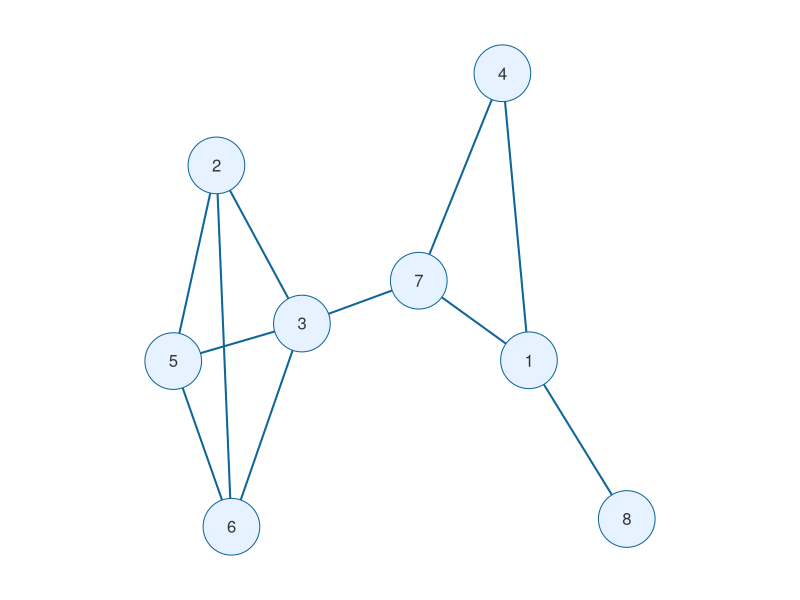
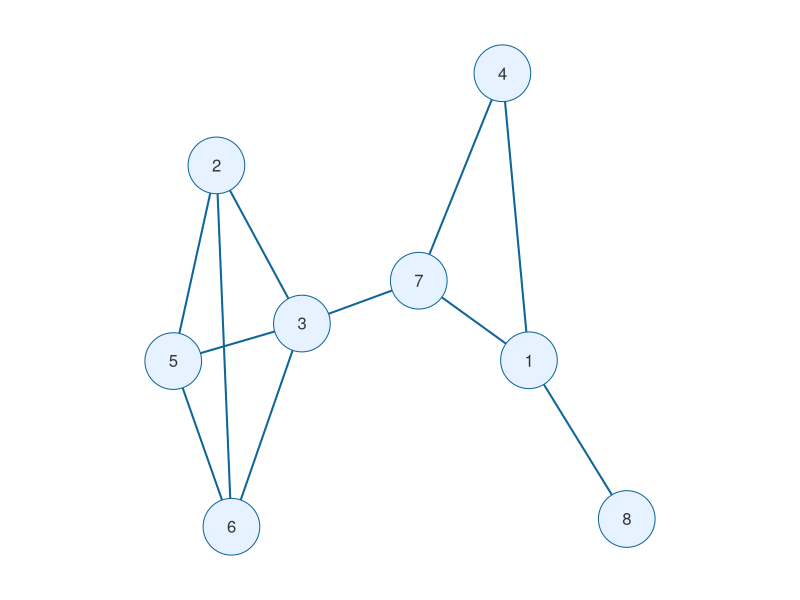
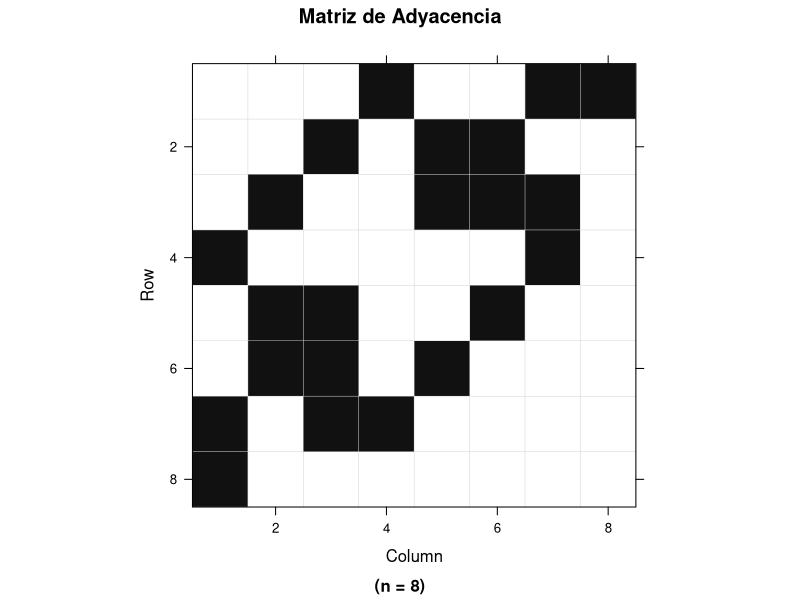
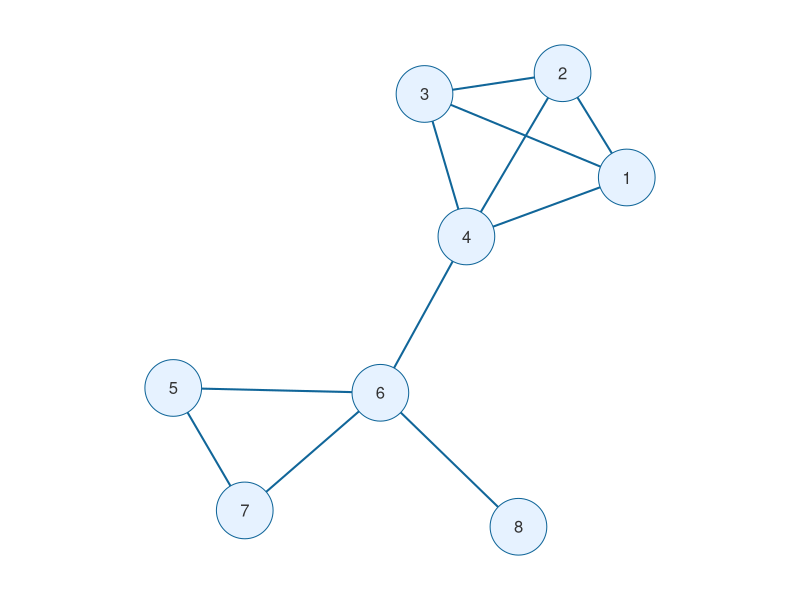
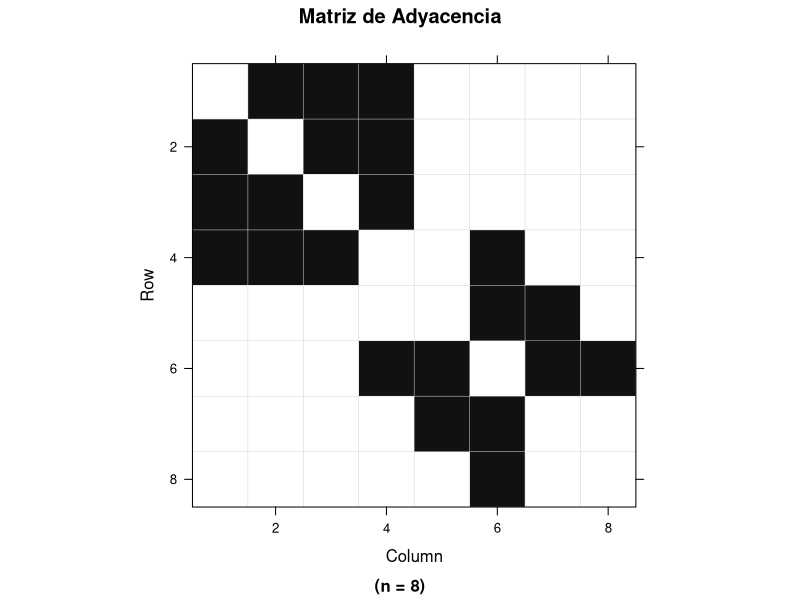
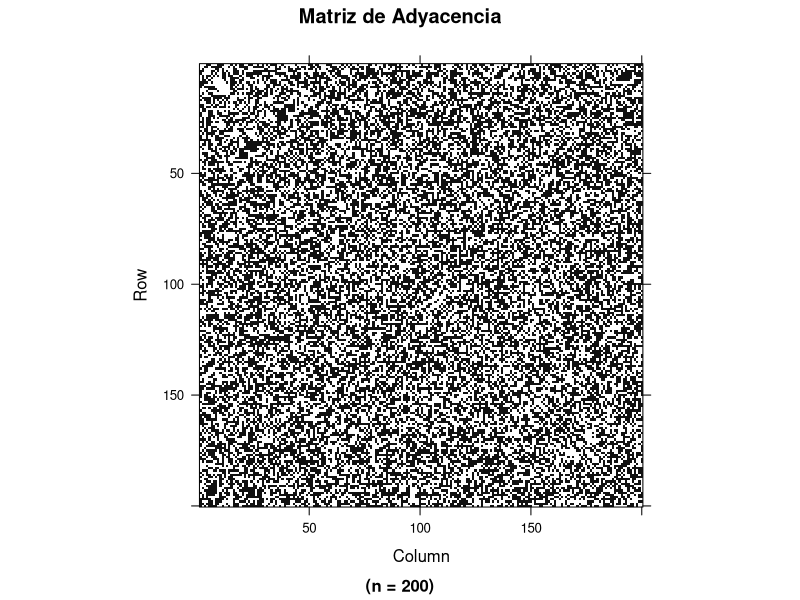
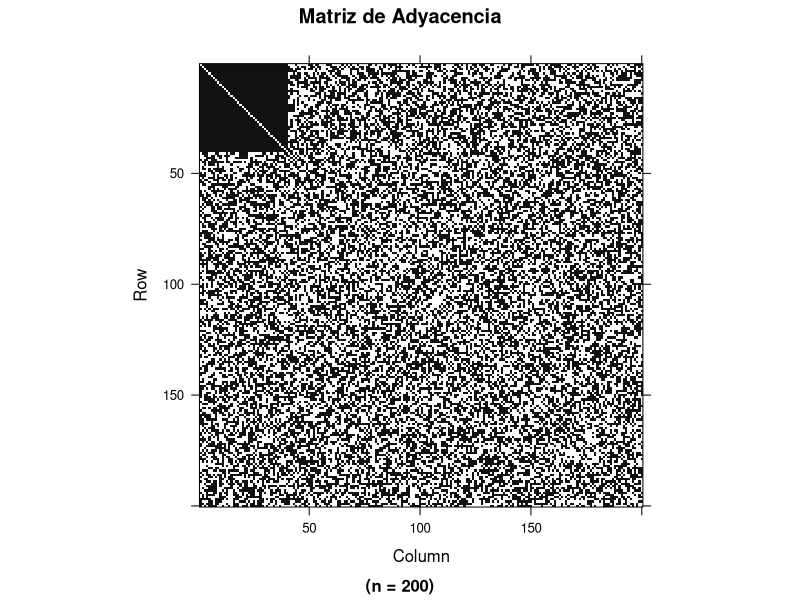
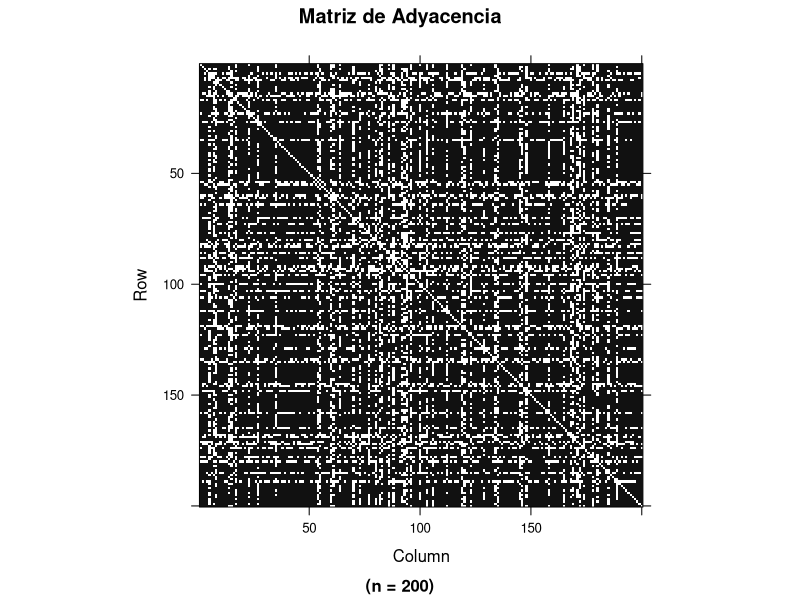

The R source for these figures, in order:
## ---- chunk 1
#| label: setup
#| include: false

library(igraph)
library(Matrix)
library(ggplot2)

CONEXIONES_CLIQUE_NO_ALEATORIO <- c(1,2, 1,3, 1,4, 2,3, 2,4, 3,4, 5,6, 4,6, 5,7, 6,7, 6,8)
CONEXIONES_CLIQUE_ALEATORIO <- c(2,5, 2,6, 2,3, 5,6, 3,5, 3,6, 3,7, 4,7, 1,7, 1,4, 1,8)

# Fachada para construir grafos
grafo <- function(conexiones) {
  
  g <- make_graph(conexiones, directed = FALSE)
  
  # Devolvemos el objeto 'g' de forma invisible 
  # para que puedas extraer la matriz de adyacencia después
  invisible(g)
}

imprimirGrafo <- function(grafo) {
  # Eliminar los márgenes base de R (Abajo, Izquierda, Arriba, Derecha)
  par(mar = c(0, 0, 0, 0))
  plot(
    grafo, 
    layout = layout_with_kk(g),
    vertex.color = "#e6f2ff",          
    vertex.frame.color = "#116699",    
    vertex.label.color = "#333",    
    vertex.label.family = "sans",    
    vertex.size = 25,                
    edge.color = "#116699",            
    edge.width = 2,
    # Reducir aún más el bounding box interno de igraph
    margin = .1
  )                  
}

adyacencia <- function(grafo) {
  as_adj(grafo, sparse = TRUE)
}

imprimirAdyacencia <- function(a) {
  nFilas <- nrow(a)
  img <- image(
    a,
    main = "Matriz de Adyacencia",
    sub = sprintf("(n = %d)", nFilas),
    #xlab = "Vértices",
    #ylab = "Vértices",
    
    # TRUE es mas rapido, pero invierte el eje "y" para matrices grandes
    # FALSE es mas lento, no invierte el eje, pero genera un efecto de aliasing
    useRaster = FALSE,
    
    aspect = "iso",
    
    # usando useRaster=FALSE, el color es interpolado y no 
    col.regions = c("#eeeeee", "#111111"),
    
    # Define los límites exactos de los intervalos de color
    # necesario para useRaster = FALSE
    at = c(-0.5, 0.5, 1.5),
  )

  # Agrego un latice a matrices "chicas"
  if (nFilas < 40) {
      img <- update(img, panel = function(x, y, z, ...) {
        lattice::panel.levelplot(x, y, z, ...)
        lattice::panel.abline(h = seq(0.5, nFilas + 0.5, by = 1), col = "#d3d3d3", lwd = 0.5)
        lattice::panel.abline(v = seq(0.5, nFilas + 0.5, by = 1), col = "#d3d3d3", lwd = 0.5)
      })
  }
    
  print(img)
}

grados <- function(grafo) {
  #calcula el número de aristas incidentes
  grados <- degree(grafo, mode = "all")
  return(grados)
}

imprimirDistribucionGrados <- function(grafo) {
  vector_grados <- grados(g)
  df_grados <- data.frame(Grado = vector_grados)
  ggplot(df_grados, aes(x = Grado)) +
    geom_bar(
      fill = "#116699",
      color = "white",
      width = 1
    ) +
    labs(
      title = "Distribución del Grado de los Vértices",
      x = "Grado (Número de conexiones)",
      y = "Frecuencia (Cantidad de vértices)"
    ) +
    theme_minimal() +
    theme(
      panel.grid.minor = element_blank()
    )
}

# Fabrica un vector de conexiones de un grafo aleatorio G(n, p=0.5) de Erdős-Rényi
conexiones <- function(n) {
  g <- igraph::sample_gnp(n = n, p = 0.5, directed = FALSE, loops = FALSE)
  
  # Extraer la lista de aristas como matriz (E x 2)
  # as_edgelist devuelve una matriz donde cada fila es una arista
  matriz_aristas <- igraph::as_edgelist(g, names = FALSE)
  
  # Aplanar la matriz a un vector de formato c(u1, v1, u2, v2, ...)
  # t() transpone para que as.vector lea fila por fila en lugar de columna por columna
  vector_conexiones <- as.vector(t(matriz_aristas))
  
  return(vector_conexiones)
}

# Implanta un clique de tamaño k en una posicion aleatoria (TRUE) o en los primeros vertices (FALSE)
implantar <- function(conexiones, k, positionRandom = TRUE) {
  # Inferir el número total de vértices (n) buscando el índice máximo en el vector
  n_nodos <- max(conexiones)
  
  if (k > n_nodos) {
    stop("El tamaño del clique (k) no puede exceder el número total de vértices (n).")
  }
  
  # Seleccionar el subconjunto de vértices para el clique
  if (positionRandom) {
    nodos_clique <- sample(1:n_nodos, k)
  } else {
    nodos_clique <- 1:k
  }
  
  # combn() genera todas las combinaciones posibles (las aristas del clique).
  # Retorna una matriz de 2 x C(k,2). Transponemos para tener formato de lista de aristas (C(k,2) x 2).
  matriz_clique <- t(combn(nodos_clique, 2))
  
  # Reconstruir la matriz de aristas original a partir del vector
  matriz_orig <- matrix(conexiones, ncol = 2, byrow = TRUE)
  
  # Estandarización topológica:
  # Para poder detectar si el clique agrega una arista que G(n, 0.5) ya había generado por azar,
  # forzamos a que en cada par de nodos el menor esté a la izquierda y el mayor a la derecha.
  # Usamos pmin y pmax porque están vectorizados en C y son extremadamente rápidos.
  orig_u <- pmin(matriz_orig[, 1], matriz_orig[, 2])
  orig_v <- pmax(matriz_orig[, 1], matriz_orig[, 2])
  matriz_orig <- cbind(orig_u, orig_v)
  
  clique_u <- pmin(matriz_clique[, 1], matriz_clique[, 2])
  clique_v <- pmax(matriz_clique[, 1], matriz_clique[, 2])
  matriz_clique <- cbind(clique_u, clique_v)
  
  # Concatenar el grafo base con el clique
  matriz_combinada <- rbind(matriz_orig, matriz_clique)
  
  # Extraer únicamente los pares de aristas únicos para preservar un grafo simple
  matriz_unica <- unique(matriz_combinada)
  
  # Aplanar la matriz final de vuelta al formato vectorial c(u1, v1, u2, v2, ...)
  vector_final <- as.vector(t(matriz_unica))
  
  return(vector_final)
}

## ---- chunk 2
#| label: fig-clique-1
#| fig-align: "center"
#| fig-width: 6
#| fig-height: 4
#| echo: false
#| eval: true

g <- grafo(CONEXIONES_CLIQUE_ALEATORIO)
imprimirGrafo(g)
## ---- chunk 3
g <- grafo(CONEXIONES_CLIQUE_ALEATORIO)
## ---- chunk 4
#| fig-align: "center"
#| fig-width: 5
#| fig-height: 5
imprimirGrafo(g)
## ---- chunk 5
#| label: "adyacencia-con-clique-chico-aleatorio"
#| fig-align: "center"
#| fig-width: 5
#| fig-height: 5
imprimirAdyacencia(adyacencia(g))
## ---- chunk 6
g <- grafo(CONEXIONES_CLIQUE_NO_ALEATORIO)
## ---- chunk 7
#| fig-align: "center"
#| fig-width: 5
#| fig-height: 5
imprimirGrafo(g)
## ---- chunk 8
#| label: "adyacencia-chica-con-clique-ordenado"
#| fig-align: "center"
#| fig-width: 5
#| fig-height: 5
imprimirAdyacencia(adyacencia(g))
## ---- chunk 9
n=200
k=40
er = conexiones(n)
er_clique_aleatorio = implantar(er, k, TRUE)
er_clique_no_aleatorio = implantar(er, k, FALSE)
## ---- chunk 10
#| fig-align: "center"
#| fig-width: 5
#| fig-height: 5
imprimirAdyacencia(adyacencia(grafo(er_clique_aleatorio)))
## ---- chunk 11
#| fig-align: "center"
#| fig-width: 5
#| fig-height: 5
imprimirAdyacencia(adyacencia(grafo(er_clique_no_aleatorio)))
## ---- chunk 12
n=200
k=150
er = conexiones(n)
er_clique_aleatorio = implantar(er, k, TRUE)
er_clique_no_aleatorio = implantar(er, k, FALSE)
## ---- chunk 13
#| fig-align: "center"
#| fig-width: 5
#| fig-height: 5
imprimirAdyacencia(adyacencia(grafo(er_clique_aleatorio)))
## ---- chunk 14
#| fig-align: "center"
#| fig-width: 5
#| fig-height: 5
imprimirAdyacencia(adyacencia(grafo(er_clique_no_aleatorio)))
## ---- chunk 15
n=200
k=40
## ---- chunk 16
#| label: distribucion-grados-ger-clique-aleatorio
cons = implantar(conexiones(n), k, TRUE)
ger <- grafo(cons)
imprimirDistribucionGrados(ger)
## ---- chunk 17
#| label: distribucion-grados-ger-clique-fijo
cons = implantar(conexiones(n), k, FALSE)
ger <- grafo(cons)
imprimirDistribucionGrados(ger)
## ---- chunk 18
cons = implantar(conexiones(n), k, FALSE)
ger <- grafo(cons)
vector_grados <- grados(ger)
df_grados <- data.frame(Grado = vector_grados)
df_grados
## ---- chunk 19

ggplot(df_grados, aes(x = Grado)) +
    geom_bar(
      fill = "#116699",
      color = "white",
      width = 1
    ) +
    labs(
      title = "Distribución del Grado de los Vértices",
      x = "Grado (Número de conexiones)",
      y = "Frecuencia (Cantidad de vértices)"
    ) +
    theme_minimal() +
    theme(
      panel.grid.minor = element_blank()
    )

grados <- degree(ger)
summary(grados)
cat("Número de nodos:", vcount(ger), "\n")
cat("Número de aristas:", ecount(ger), "\n")
